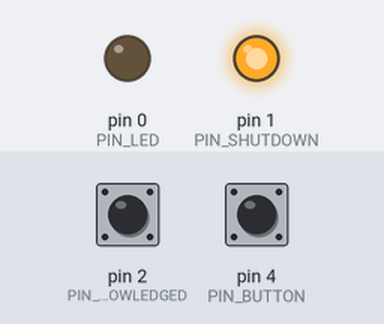
Simulated run of this sketch. Board: Arduino Uno, built with avr-gcc and run on an emulated ATmega328P. On the bench: output pins drawn as LEDs (lit = HIGH). Dashed ring = blinking. The test bench sets the inputs (shaded band); at power-on: pin 4 (PIN_BUTTON) HIGH, pin 2 (PIN_SHUTDOWN_ACKNOWLEDGED) HIGH. Pins used as bus, display or sensor lines are not drawn.

Above: at 1.2 s.
1.3 s: pin 4 (PIN_BUTTON) pulled LOW for 0.15 s
At 4.3 s:
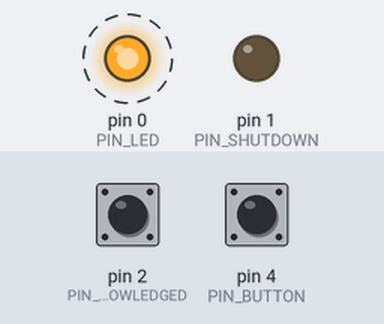
4.4 s: pin 2 (PIN_SHUTDOWN_ACKNOWLEDGED) pulled LOW for 0.15 s
At 5.4 s:
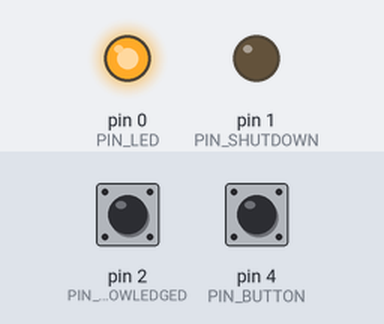
6.0 s: pin 4 (PIN_BUTTON) pulled LOW for 1 s
At 7.6 s:
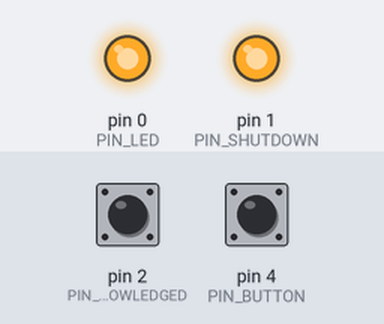
Timing chart, 0 to 9.6 s (numbered marks = the images above; inputs shaded):
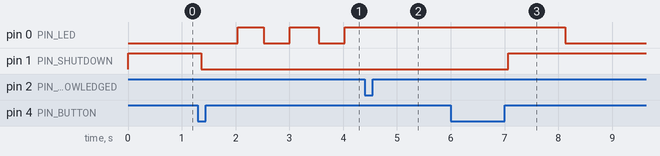

Measured:
- after the input at 1.3 s, pin 0 (PIN_LED): alternates HIGH for 0.51 s and LOW for 0.48 s, starting after 0.74 s; pin 1 (PIN_SHUTDOWN): HIGH → LOW after 0.06 s
- after the input at 4.4 s, pin 0 (PIN_LED): stays HIGH (without the input it goes to LOW after 0.11 s)
- after the input at 6.0 s, pin 0 (PIN_LED): HIGH → LOW after 2.1 s; pin 1 (PIN_SHUTDOWN): LOW → HIGH after 1.1 s

The sketch:

power_latch.ino
```cpp
#define PIN_POWER_ON 3
#define PIN_BUTTON 4
#define PIN_SHUTDOWN 1
#define PIN_SHUTDOWN_ACKNOWLEDGED 2
#define PIN_LED 0

typedef enum {
  INIT,
  POWER_ON,
  POWER,
  POWER_BUTTON_PRESSED,
  SEND_SHUTDOWN,
  SHUTDOWN
} STATE;

STATE state = INIT;

void setup() {
  pinMode(PIN_POWER_ON, OUTPUT);
  pinMode(PIN_SHUTDOWN, OUTPUT);
  pinMode(PIN_LED, OUTPUT);

  // pull up on button
  pinMode(PIN_BUTTON, INPUT);
  digitalWrite(PIN_BUTTON, HIGH);

  // pull up on acknowdlege pin too, though
  // the level converter between this
  // and RPi also has a pullup attached to it
  pinMode(PIN_SHUTDOWN_ACKNOWLEDGED, INPUT);
  digitalWrite(PIN_SHUTDOWN_ACKNOWLEDGED, HIGH);

  digitalWrite(PIN_POWER_ON, LOW);
  digitalWrite(PIN_SHUTDOWN, HIGH);
}

bool isPinStateMatching(int pin, int state) {
  if ( digitalRead(pin) == state ) {
    delay(50);
    if ( digitalRead(pin) == state ) {
      return true;
    }
  }
  return false;
}

bool isButtonDown() {
  return isPinStateMatching(PIN_BUTTON, LOW);
}

bool isButtonUp() {
  return isPinStateMatching(PIN_BUTTON, HIGH);
}

bool isAcknowledgeHigh() {
  return isPinStateMatching(PIN_SHUTDOWN_ACKNOWLEDGED, HIGH);
}

bool isAcknowledgeLow() {
  return isPinStateMatching(PIN_SHUTDOWN_ACKNOWLEDGED, LOW);
}

void flashLED() {
  int period = millis() % 1000;
  digitalWrite(PIN_LED, period < 500? HIGH : LOW);
}

void loop() {
  switch(state) {
    case INIT: {
      // confirm that button pressed before
      // we actually power on
      if ( isButtonDown() ) {
        state = POWER_ON;
      }
    }
    break;
    case POWER_ON: {
      // once we've applied power we need to make sure
      // that button goes up again before we listen out
      // for button press again
      digitalWrite(PIN_POWER_ON, HIGH);
      digitalWrite(PIN_SHUTDOWN, LOW);
      if ( isButtonUp() ) {
        // until we get acknowledgement
        // that RPi is up we'll flash LED
        if ( isAcknowledgeLow() ) {
          state = POWER;
        }
        else {
          flashLED();
        }
      }
    }
    break;
    case POWER: {
      // fully powered on, so turn on LED
      // and wait for button to be pressed
      digitalWrite(PIN_LED, HIGH);
      if ( isButtonDown() ) {
        state = POWER_BUTTON_PRESSED;
      }
    }
    break;
    case POWER_BUTTON_PRESSED: {
      // now that button is pressed we'll
      // wait till it's released again
      if ( isButtonUp() ) {
        state = SEND_SHUTDOWN;
      }
    }
    break;
    case SEND_SHUTDOWN: {
      // now wait for RPi to signal it has shutdown
      digitalWrite(PIN_SHUTDOWN, HIGH);
      if ( isAcknowledgeHigh() ) {
        state = SHUTDOWN;
        // slight fudge to wait a little bit longer
        // before actually pulling power
        delay(1000);
      }
      else {
        flashLED();
      }
    }
    break;
    case SHUTDOWN: {
      // turn off LED and remove power
      digitalWrite(PIN_LED, LOW);
      digitalWrite(PIN_POWER_ON, LOW);
    }
    break;
  }
  delay(10);
}
```
